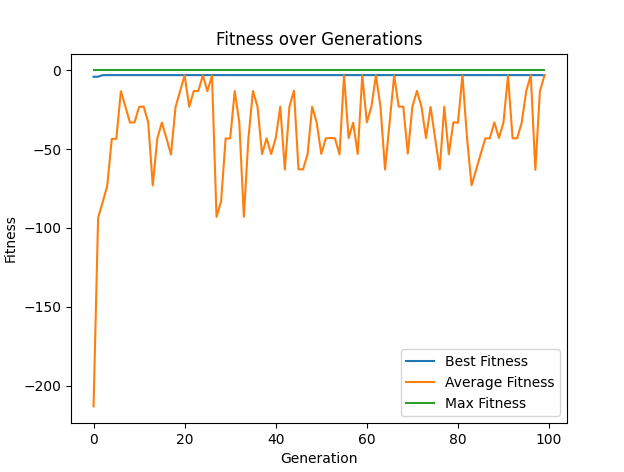

Recreate this plot in Python.
import random
import matplotlib.pyplot as plt

class Region:
    def __init__(self, name):
        self.name = name
        self.neighbors = []
        
RegionA = Region("A")
RegionB = Region("B")
RegionC = Region("C")
RegionD = Region("D")
RegionE = Region("E")
RegionF = Region("F")

RegionA.neighbors = [RegionB, RegionC]
RegionB.neighbors = [RegionA, RegionC, RegionD]
RegionC.neighbors = [RegionA, RegionB, RegionD]
RegionD.neighbors = [RegionB, RegionC, RegionE]
RegionE.neighbors = [RegionD]

REGIONS = [RegionA, RegionB, RegionC, RegionD, RegionE, RegionF]


class Map:
    def __init__(self):
        self.regions = REGIONS
        
        self.map = [-1] * len(REGIONS)
        self.colors = range(4)
        
        for i in range(len(REGIONS)):
            self.map[i] = random.choice(self.colors)
        
    def fitness(self):
        conflicts = 0
        used_colors = set()
        
        for i, region in enumerate(self.regions):
            used_colors.add(self.map[i])
            for neighbor in region.neighbors:
                neighbor_index = self.regions.index(neighbor)
                if self.map[i] == self.map[neighbor_index]:
                    conflicts += 1
                    
        conflicts //= 2
        
        return -(conflicts * 100 + len(used_colors))
    
    def print_map(self):
        for i, region in enumerate(self.regions):
            print(f"Region {region.name}: Color {self.map[i]}")
            
            
def start_evolution(population_size=10, generations=100, mutation_rate=0.1):
    best_map = None
    best_fitness_over_time = []
    average_fitness_over_time = []
    population = [Map() for _ in range(population_size)]
    
    for generation in range(generations):
        population.sort(key=lambda m: m.fitness(), reverse=True)
        
        best_fitness_over_time.append(population[0].fitness())
        average_fitness = sum(m.fitness() for m in population) / population_size
        average_fitness_over_time.append(average_fitness)
        
        if best_map is None or population[0].fitness() > best_map.fitness():
            best_map = population[0]
            print(f"Generation {generation}, Best fitness: {best_map.fitness()}")
        
        next_generation = []
        
        while len(next_generation) < population_size:
            parent1 = tournament_selection(population)
            parent2 = tournament_selection(population)
            
            crossover_point = random.randint(1, len(REGIONS) - 2)
            
            # Child 1
            child_map_colors = parent1.map[:crossover_point] + parent2.map[crossover_point:]
            child = Map()
            child.map = child_map_colors
            mutation(child, mutation_rate)
            next_generation.append(child)
            
            # Child 2
            child_map_colors = parent2.map[:crossover_point] + parent1.map[crossover_point:]
            child = Map()
            child.map = child_map_colors
            mutation(child, mutation_rate)
            next_generation.append(child)
            
        population = next_generation
        
    if best_map:
        print("Best map found:")
        best_map.print_map()
        
    plot_fitness(best_fitness_over_time, average_fitness_over_time)
    

def tournament_selection(population, tournament_size=3):
    tournament = random.sample(population, tournament_size)
    return max(tournament, key=lambda board: board.fitness())
        
def mutation(m, mutation_rate):
    for i in range(len(m.regions)):
        if random.random() < mutation_rate:
            m.map[i] = random.choice(m.colors)
        
def plot_fitness(best_fitness_over_time, average_fitness_over_time):
    generations = range(len(best_fitness_over_time))
    plt.plot(generations, best_fitness_over_time, label='Best Fitness')
    plt.plot(generations, average_fitness_over_time, label='Average Fitness')
    plt.plot(generations, [0] * len(generations), label='Max Fitness')
    plt.xlabel('Generation')
    plt.ylabel('Fitness')
    plt.title('Fitness over Generations')
    plt.legend()
    plt.show()
        
if __name__ == "__main__":
    start_evolution()
    
    
    
